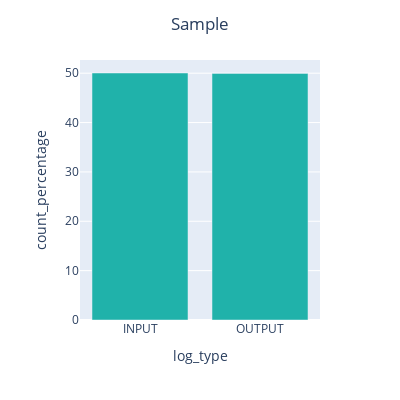

Notebook code cell kept with this figure:
### Code cell
count_percentage_plot_by_column('log_type','Sample','lightseagreen')

### Figure 1 — Plotly figure (JSON) as saved in the notebook; plotly's stock layout.template omitted (floating-point values rounded to 4 significant figures)
{"data": [{"alignmentgroup": "True", "hovertemplate": "log_type=%{x}<br>count_percentage=%{y}<extra></extra>", "legendgroup": "", "marker": {"color": "lightseagreen", "pattern": {"shape": ""}}, "name": "", "offsetgroup": "", "orientation": "v", "showlegend": false, "textposition": "auto", "type": "bar", "x": ["INPUT", "OUTPUT"], "xaxis": "x", "y": [50.04, 49.96], "yaxis": "y"}], "layout": {"autosize": false, "barmode": "relative", "height": 400, "legend": {"tracegroupgap": 0}, "margin": {"t": 60}, "title": {"text": "Sample", "x": 0.5}, "width": 400, "xaxis": {"anchor": "y", "domain": [0, 1], "title": {"text": "log_type"}}, "yaxis": {"anchor": "x", "domain": [0, 1], "title": {"text": "count_percentage"}}}}
